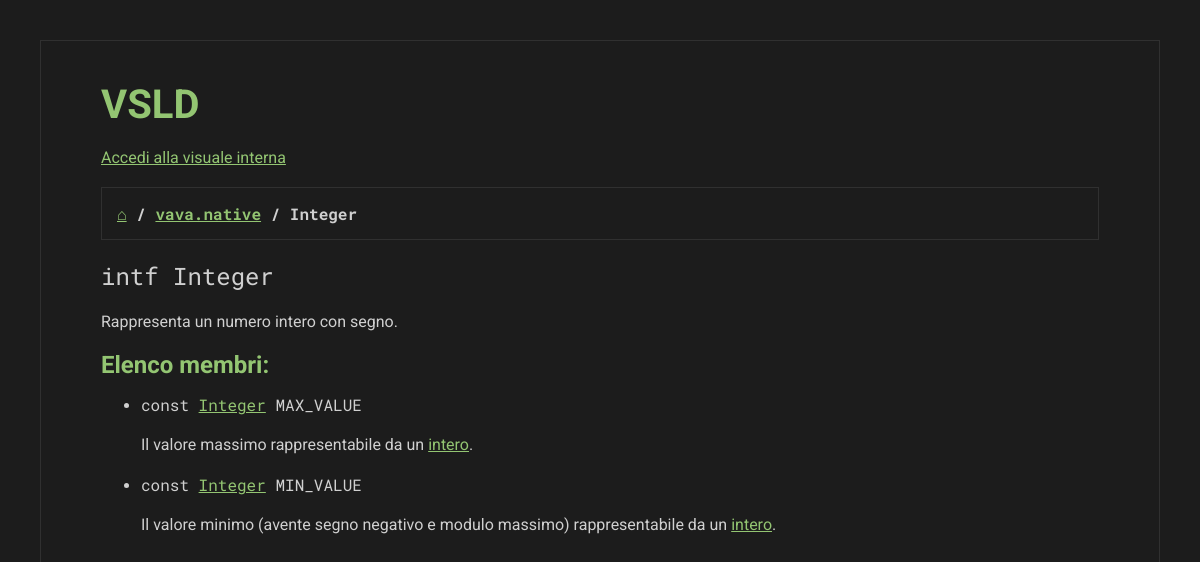
Screenshot of /Gruppo2549_Elaborato/vsld/index.php?space=vava.native&type=Integer with the database file from the repository.
### tables this page shows
CREATE TABLE Blocchi (
    Codice INT AUTO_INCREMENT PRIMARY KEY,
    Testo VARCHAR(1000) NOT NULL DEFAULT '',
    Spazio VARCHAR(60),
    CONSTRAINT FOREIGN KEY (Spazio) REFERENCES Spazi(Nome) ON DELETE CASCADE,
    Tipo VARCHAR(60),
    CONSTRAINT FOREIGN KEY (Spazio, Tipo) REFERENCES Tipi(Spazio, Nome) ON DELETE CASCADE,
    Membro VARCHAR(60),
    CONSTRAINT FOREIGN KEY (Spazio, Tipo, Membro) REFERENCES Membri(SpazioPadre, TipoPadre, Nome) ON DELETE CASCADE,
    Parametro VARCHAR(60),
    CONSTRAINT FOREIGN KEY (Spazio, Tipo, Membro, Parametro) REFERENCES Parametri(SpazioFunzione, TipoFunzione, MembroFunzione, Nome) ON DELETE CASCADE,
    UNIQUE KEY (Spazio, Tipo, Membro, Parametro),
    UltimaModifica DATE NOT NULL DEFAULT (CURRENT_DATE)
);

CREATE TABLE Riferimenti (
    Blocco INT,
    CONSTRAINT FOREIGN KEY (Blocco) REFERENCES Blocchi(Codice) ON DELETE CASCADE,
    Inizio INT,
    Lunghezza INT,
    PRIMARY KEY (Blocco, Inizio),
    Spazio VARCHAR(60),
    CONSTRAINT FOREIGN KEY (Spazio) REFERENCES Spazi(Nome) ON DELETE CASCADE,
    Tipo VARCHAR(60),
    CONSTRAINT FOREIGN KEY (Spazio, Tipo) REFERENCES Tipi(Spazio, Nome) ON DELETE CASCADE,
    Membro VARCHAR(60),
    CONSTRAINT FOREIGN KEY (Spazio, Tipo, Membro) REFERENCES Membri(SpazioPadre, TipoPadre, Nome) ON DELETE CASCADE,
    Parametro VARCHAR(60),
    CONSTRAINT FOREIGN KEY (Spazio, Tipo, Membro, Parametro) REFERENCES Parametri(SpazioFunzione, TipoFunzione, MembroFunzione, Nome) ON DELETE CASCADE
);

### Gruppo2549_Elaborato/vsld/index.php (the view, shortened to what this page needs)
<?php
      function nullable_query($conn, &$error, $query, $notnull, $null) {
            $str = str_repeat('s', count($notnull));
            try {
                  foreach ($null as $name => $value) {
                        if ($value === NULL) {
                              $query .= ' AND ' . $name . ' IS NULL';
                        } else {
                              $query .= ' AND ' . $name . ' = ?';
                              $str .= 's';
                              $notnull[] = $value;
                        }
                  }
                  $stmt = $conn->prepare($query);
                  $stmt->bind_param($str, ...$notnull);
                  $stmt->execute();
                  return $stmt->get_result();
            } catch (Exception $e) {
                  $error = 'connection';
            }
      }
      function myhtml($str) {
            return str_replace("\n", '<br>', htmlentities($str));
      }
      function display($conn, &$error, $do_section, $limit, $space, $type = NULL, $member = NULL, $parameter = NULL) {
            try {
                  $result = nullable_query($conn, $error, 'SELECT Codice, Testo FROM Blocchi WHERE Spazio = ?',
                        [$space], ['Tipo' => $type, 'Membro' => $member, 'Parametro' => $parameter]);
                  if ($result->num_rows > 0) {
                        if ($do_section) {
                              echo '<section>';
                        }
                        $row = $result->fetch_assoc();
                        $id = $row['Codice'];
                        if ($limit === NULL) {
                              $text = str_replace("\r\n", "\n", $row['Testo']);
                        } else {
                              $text = str_replace("\r\n", " ", $row['Testo']);
                              if (mb_strlen($text) > $limit) {
                                    $text = mb_substr($text, 0, $limit - 3) . '...';
                              }
                        }
                        $stmt = $conn->prepare('SELECT Inizio, Lunghezza, Spazio, Tipo, Membro, Parametro FROM Riferimenti WHERE Blocco = ?');
                        $stmt->bind_param('s', $id);
                        $stmt->execute();
                        $result = $stmt->get_result();
                        $cursor = 0;
                        while ($row = $result->fetch_assoc()) {
                              echo myhtml(mb_substr($text, $cursor, $row['Inizio'] - $cursor));
                              $url = './index.php?space=' . urlencode($row['Spazio']) .
                                    ($row['Tipo'] === null ? '' : '&type=' . urlencode($row['Tipo'])) .
                                    ($row['Membro'] === null ? '' : '&member=' . urlencode($row['Membro'])) .
                                    ($row['Parametro'] === null ? '' : '&parameter=' . urlencode($row['Parametro']));
                              echo '<a href="' . $url . '">';
                              echo myhtml(mb_substr($text, $row['Inizio'], $row['Lunghezza']));
                              echo '</a>';
                              $cursor = $row['Inizio'] + $row['Lunghezza'];
                        }
                        echo myhtml(mb_substr($text, $cursor));
                        if ($do_section) {
                              echo '</section>';
                        }
                  }
            } catch (Exception $e) {
                  $error = 'connection';
            }
      }
?>
<!DOCTYPE html>
<html lang="it" dir="ltr">
      <head>
            <link rel="stylesheet" href="./style.css">
      </head>
      <body>
            <section>
                  <h1>VSLD</h1>
            </section>
            <section>
                  <a href="./internal.php">Accedi alla visuale interna</a>
            </section>
            <?php
                  $error = NULL;
                  try {
                        $conn = mysqli_connect('localhost', 'root', '', 'VSLD');
                  } catch (Exception $e) {
                        $error = 'connection';
                  }
                  if (isset($_GET['space'])) {
                        $space = $_GET['space'];
                        if (isset($_GET['type'])) {
                              $type = $_GET['type'];
                              $type_details = NULL;
                              try {
                                    $stmt = $conn->prepare('SELECT Categoria FROM Tipi WHERE Spazio = ? AND Nome = ? AND Pubblico = TRUE');
                                    $stmt->bind_param('ss', $space, $type);
                                    $stmt->execute();
                                    $result = $stmt->get_result();
                                    if ($result->num_rows == 1) {
                                          $type_details = $result->fetch_assoc();
                                    }
                              } catch (Exception $e) {
                                    $error = 'connection';
                              }
                              echo '<section><div><h3 class=code><a href="./index.php">&#8962;</a>&nbsp;/&nbsp;<a href="./index.php?space=' . urlencode($space) . '">' . htmlentities($space) . '</a>&nbsp;/&nbsp;' . htmlentities($type) . '</h3></div></section>';
                              if ($type_details !== NULL) {
                                    $display = array('Interfaccia' => 'intf', 'Enumerazione' => 'enum');
                                    echo '<section><span class=code style="font-size: 24px;"> ' .
                                          $display[$type_details['Categoria']] . ' ' . htmlentities($type) . '</span></section>';
                                    display($conn, $error, TRUE, NULL, $space, $type);
                                    echo '<section><h2>Elenco membri:</h2><ul>';
                                    try {
                                          $stmt = $conn->prepare('SELECT Nome, Categoria, Tipo, Spazio FROM Membri WHERE SpazioPadre = ? AND TipoPadre = ? AND Pubblico = TRUE');
                                          $stmt->bind_param('ss', $space, $type);
                                          $stmt->execute();
                                          $result = $stmt->get_result();
                                          if ($result->num_rows > 0) {
                                                $display = array('Metodo' => 'method', 'MetodoAstratto' => 'abstract method', 'MetodoStatico' => 'static method', 'Costante' => 'const', 'Valore' => 'val');
                                                while ($row = $result->fetch_assoc()) {
                                                      $params = '';
                                                      echo '<li><section><span class=code>' . $display[$row['Categoria']] . ' ';
                                                      if ($row['Categoria'] != 'Enumerazione') {
                                                            echo '<a href="./index.php?space=' . urlencode($row['Spazio']) . '&type=' . urlencode($row['Tipo']) . '">' . htmlentities($row['Tipo']) . '</a> ';
                                                      }
                                                      if (isset($_GET['member']) && $_GET['member'] == $row['Nome'] && !isset($_GET['parameter'])) {
                                                            echo '<span id=focus>' . htmlentities($row['Nome']) . '</span>' . $params . '</span></b>&emsp;';
                                                      } else {
                                                            echo htmlentities($row['Nome']) . $params . '</span></section></li>';
                                                      }
                                                      display($conn, $error, TRUE, NULL, $space, $type, $row['Nome']);
                                                }
                                          } else {
                                                echo 'Questo tipo non ha membri.';
                                          }
                                    } catch (Exception $e) {
                                          $error = 'connection';
                                    }
                                    echo '</ul></section>';
                              } else {
                                    echo 'Elemento non trovato.';
                              }
                        }
                  }
            ?>
      </body>
</html>

### Gruppo2549_Elaborato/vsld/style.css (style rules this page uses)
* { box-sizing: border-box; padding: 0; margin: 0; color: inherit; font-family: inherit; font-weight: inherit; font-size: inherit; border: none; }
html { color: #D0D0D0; font-family: 'Roboto', sans-serif; font-weight: 400; font-size: 16px; background-color: #1C1C1C; padding: 40px; }
body { max-width: 1200px; margin: 0 auto; padding: 60px; overflow-y: scroll; }
body, div, table, hr { border: 1px solid #303030; }
div { padding: 15px; }
ul, ol { padding-left: 40px; padding-top: 5px; }
.code, .boxed { font-family: 'Roboto Mono'; }
section { margin-bottom: 20px; }
h1, h2, h3, th, b { font-weight: 700; }
h1 { color: #93C572; font-size: 40px; margin: -20px 0 10px 0; }
h2 { color: #93C572; font-size: 24px; margin-bottom: 10px; }
a { color: #93C572; }

### rows the page displays
blocchi: Testo "Rappresenta un numero intero con segno."
riferimenti: str "Il valore massimo rappresentabile da un intero"
riferimenti: str "Il valore minimo (avente segno negativo e modulo massimo) rappresentabile da un intero"

### other values shown
$space "vava.native"
$type "Integer"
$display[$type_details['Categoria']] "intf"
$display[$row['Categoria']] "const"
$row['Tipo'] "Integer"
$row['Nome'] "MAX_VALUE"
str_replace("\n", '<br>', htmlentities($str)) "."
$row['Nome'] "MIN_VALUE"
